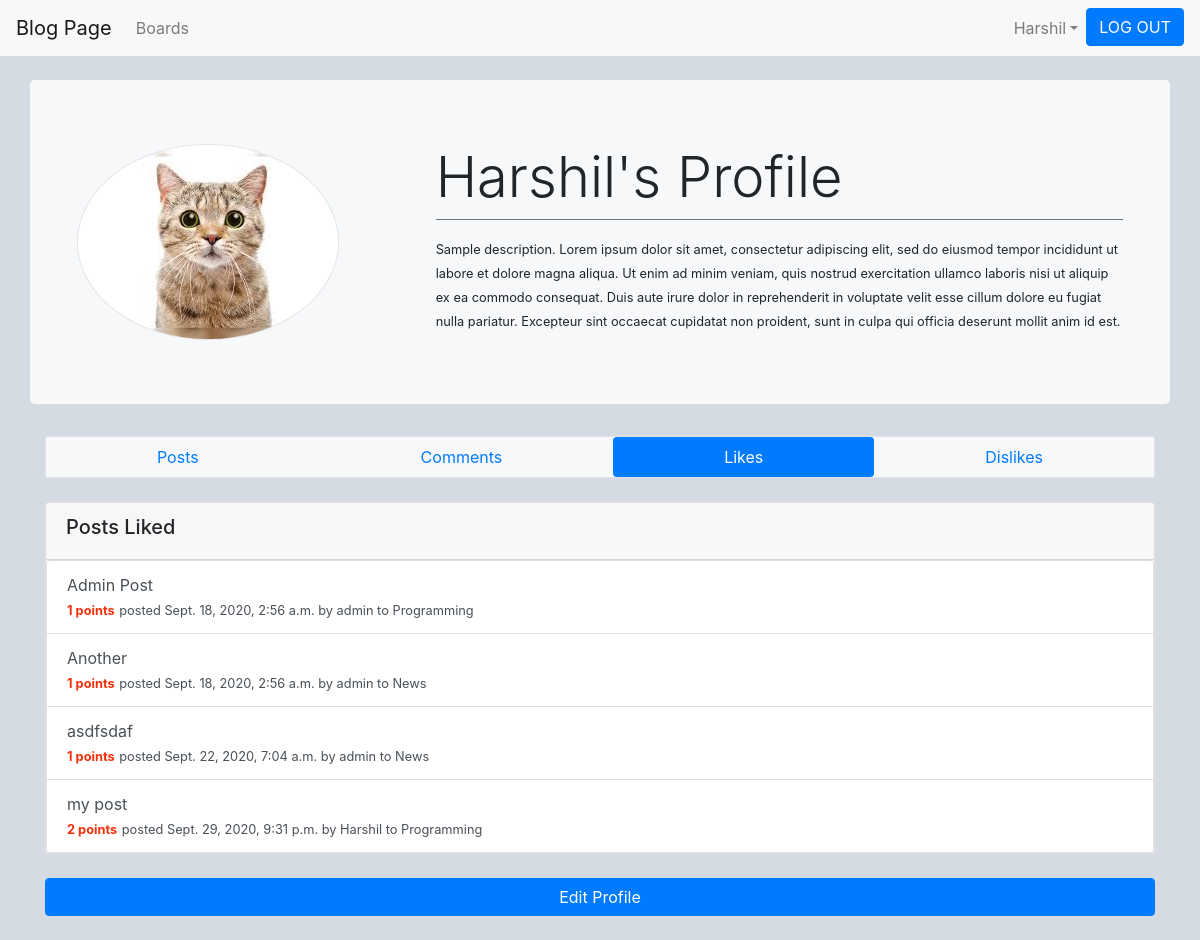
Page /profile/likes/ (signed in) on the earlier database version.
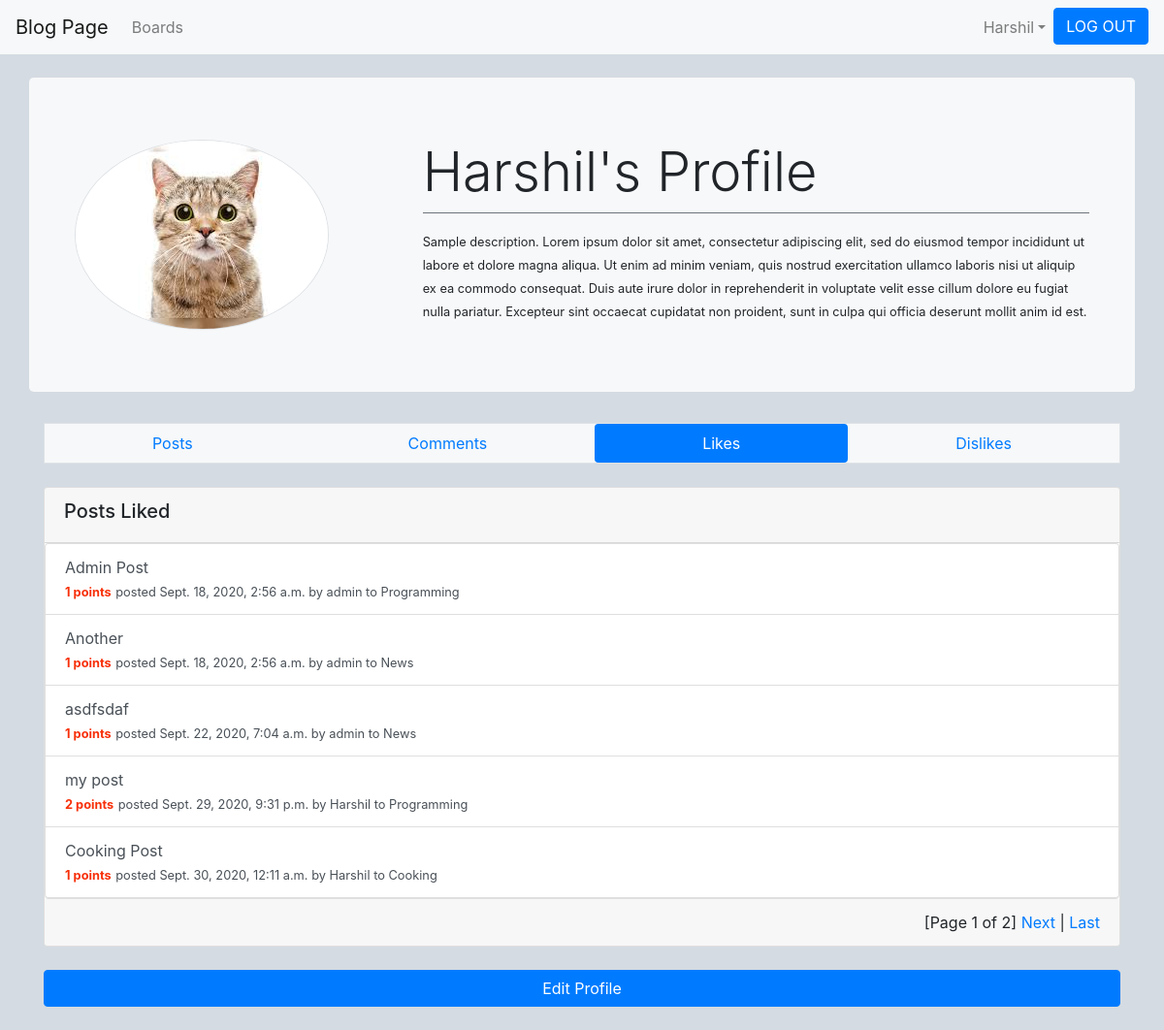
Same page on the later database version.
### user/models.py (models this page shows, shortened)
class Profile(models.Model):
    user = models.OneToOneField(User, on_delete=models.CASCADE, related_name='profile')
    description = models.TextField("Profile Description", max_length=1000, default='Default User Profile Description.')
    picture = models.ImageField(default='profile_pics/default.jpg', upload_to='profile_pics')

### blog/models.py (models this page shows, shortened)
class Post(models.Model):
    title = models.CharField(max_length=200)
    content = models.TextField(max_length=2000)
    date_posted = models.DateTimeField(auto_now=timezone.now())
    author = models.ForeignKey(User, on_delete=models.CASCADE, related_name='posts')
    board = models.ForeignKey(Board, on_delete=models.CASCADE, null=True, blank=True)
    likes = models.ManyToManyField(User, blank=True, related_name='post_likes')
    dislikes = models.ManyToManyField(User, blank=True, related_name='post_dislikes')
    def get_rating(self):
        return self.likes.count() - self.dislikes.count()

class Board(models.Model):
    title = models.CharField(max_length=200, unique=True)
    description = models.TextField(max_length=2000)
    date_created = models.DateField(auto_now_add=True)
    subscription = models.ManyToManyField(User, blank=True, related_name='subs')
    def __str__(self):
        return self.title

### user/views.py (the view)
# urls.py: path('profile/likes/', profile_likes, name='profile-likes'),
@login_required
def profile_likes(request):
    paginator = Paginator(request.user.post_likes.all(), 4)
    page_number = request.GET.get('page')
    page_obj = paginator.get_page(page_number)
    context = {
        'page_obj': page_obj
    }
    return render(request, 'blog/profile_likes.html', context)

### blog/templates/blog/profile_likes.html (shortened to what this page needs)
{% extends 'blog/profile_base.html' %}
{% block header %}
    <div class='jumbotron row mt-4'style="background-color: #f7f8f9;">
        <div class='col-4'>
            <img src="{{ user.profile.picture.url }}" class='rounded-circle account-img border' alt="">
        </div>
        <div class='col-8'>
            <h3 class='display-4'>{{ user.username }}'s Profile</h3>
            <div class='border-top border-secondary pt-3'>
                <small>{{ user.profile.description }}</small>
            </div>
        </div>
    </div>
{% endblock header %}
{% block profile-navbar %}
    <nav class="nav nav-pills border nav-fill my-4" style="background-color: #f7f8f9;">
        <a class="nav-link" href="{% url 'view-profile' user.pk %}">Posts</a>
        <a class="nav-link" href="{% url 'profile-comments' user.pk %}">Comments</a>
        <a class="nav-link active" href="{% url 'profile-likes' %}">Likes</a>
        <a class="nav-link" href="{% url 'profile-dislikes' %}">Dislikes</a>
      </nav>
{% endblock profile-navbar %}
{% block content %}
    <div class='card my-4'>
        <div class='col card-header'>
            <h5>Posts Liked</h5>
        </div>
        <div class='list-group'>
            {% if user.post_likes.all %}
                {% for post in user.post_likes.all %}
                <a href="{% url 'post' post.board.id post.id %}" class='list-group-item list-group-item-action'>
                    <div>
                        {{ post.title }}
                    </div>
                    <div>
                        <small style="color: #F73009;"><strong>{{ post.get_rating }} points</strong></small>
                        <small>posted {{post.date_posted}} by {{ post.author }} to {{ post.board }}</small>
                    </div>
                </a>
                {% endfor %}
            {% else %}
                <p class='d-flex pt-2 justify-content-center'>No Posts Liked</p>
            {% endif %}
        </div>
        {% if page_obj.paginator.num_pages > 1 %}
            <div class='card-footer d-flex justify-content-end'>
                <span class='step-links'>
                    <span class='current'>
                        [Page {{ page_obj.number }} of {{ page_obj.paginator.num_pages }}]
                    </span>
                    {% if page_obj.has_next %}
                        <a href="?page={{ page_obj.next_page_number }}">Next</a>
                        |
                        <a href="?page={{ page_obj.paginator.num_pages }}">Last</a>
                    {% endif %}
                </span>
            </div>
        {% endif %}
    </div>
    <a href="{% url 'update-information' %}" class="btn btn-primary col mb-4" role="button">Edit Profile</a>
{% endblock content %}

### blog/templates/blog/profile_base.html (shortened to what this page needs)
<!doctype html>
<html lang="en">
  <head>
    <link rel="stylesheet" href="https://stackpath.bootstrapcdn.com/bootstrap/4.5.2/css/bootstrap.min.css">
  </head>
  <body>
    <header class='site-header'>
        <nav class="navbar navbar-expand-lg navbar-light" style="background-color: #f6f8f9;">
            <a class="navbar-brand" href="{% url 'home' %}">Blog Page</a>
            <div class="collapse navbar-collapse" id="navbarNavDropdown">
              <div class='navbar-nav mr-auto'>
                <ul class="navbar-nav">
                  <li class="nav-item">
                    <a class="nav-link" href="{% url 'boards' %}">Boards</a>
                  </li>
                </ul>
              </div>
              <div class='navbar-nav'>
                <ul class='navbar-nav'>
                  {% if user.is_authenticated %}
                    <li class='nav-item dropdown'>
                      <a href="#" class='nav-link dropdown-toggle' id='navbarDropdownMenuLink' role='button' data-toggle='dropdown'>{{ user.username }}</a>
                    </li>
                     <li class='navbar-item'>
                      <a href="{% url 'logout' %}" class='btn btn-primary' role="button" style="color: white;">LOG OUT</a>
                    </li>
                  {% endif %}
                </ul>
              </div>
            </div>
          </nav>
    </header>
    <div class='container'>
      {% block header %}
      {% endblock header%}
      {% block profile-navbar %}
      {% endblock profile-navbar %}
    </div>
    <main>
      <div class='container-md'>
          {% block content %}
          {% endblock content %}
      </div>
    </main>
  </body>
</html>

### blog/templates/blog/profile_base.html (style rules this page uses)
body { background-color: #d4dbe2; }

Differences in the rows shown:
added Post: title "Cooking Post", get_rating "1", date_posted "Sept. 30, 2020, 12:11 a.m.", author "Harshil", board "Cooking"
Other differences:
{{ page_obj.number }}: (not shown) → "1"
{{ page_obj.paginator.num_pages }}: (not shown) → "2"
text now shown: "[Page of ] Next | Last"
